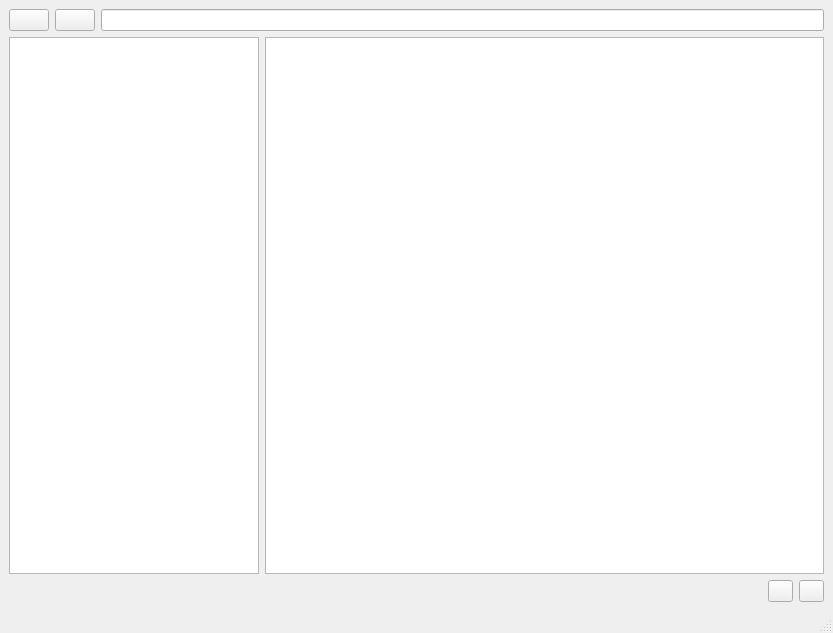
<?xml version="1.0" encoding="UTF-8"?>
<ui version="4.0">
 <class>MainWindow</class>
 <widget class="QMainWindow" name="MainWindow">
  <property name="geometry">
   <rect>
    <x>0</x>
    <y>0</y>
    <width>833</width>
    <height>633</height>
   </rect>
  </property>
  <property name="windowTitle">
   <string>MainWindow</string>
  </property>
  <widget class="QWidget" name="centralwidget">
   <layout class="QGridLayout" name="gridLayout">
    <item row="1" column="0">
     <layout class="QVBoxLayout" name="verticalLayout">
      <item>
       <layout class="QHBoxLayout" name="horizontalLayout_2">
        <item>
         <widget class="QPushButton" name="pushButton">
          <property name="text">
           <string/>
          </property>
          <property name="icon">
           <iconset>
            <normaloff>../arrows/left -arrow.svg</normaloff>../arrows/left -arrow.svg</iconset>
          </property>
         </widget>
        </item>
        <item>
         <widget class="QPushButton" name="pushButton_2">
          <property name="maximumSize">
           <size>
            <width>100</width>
            <height>100</height>
           </size>
          </property>
          <property name="styleSheet">
           <string notr="true"/>
          </property>
          <property name="text">
           <string/>
          </property>
          <property name="icon">
           <iconset>
            <normaloff>../arrows/right-arrow.svg</normaloff>../arrows/right-arrow.svg</iconset>
          </property>
         </widget>
        </item>
        <item>
         <widget class="QLineEdit" name="pathbar">
          <property name="text">
           <string/>
          </property>
          <property name="readOnly">
           <bool>true</bool>
          </property>
         </widget>
        </item>
       </layout>
      </item>
      <item>
       <layout class="QHBoxLayout" name="horizontalLayout">
        <item>
         <widget class="QTreeView" name="treeview">
          <property name="maximumSize">
           <size>
            <width>250</width>
            <height>16777215</height>
           </size>
          </property>
         </widget>
        </item>
        <item>
         <widget class="QTreeView" name="listview"/>
        </item>
       </layout>
      </item>
     </layout>
    </item>
    <item row="2" column="0">
     <layout class="QHBoxLayout" name="horizontalLayout_3">
      <item>
       <spacer name="horizontalSpacer">
        <property name="orientation">
         <enum>Qt::Horizontal</enum>
        </property>
        <property name="sizeHint" stdset="0">
         <size>
          <width>40</width>
          <height>20</height>
         </size>
        </property>
       </spacer>
      </item>
      <item>
       <widget class="QPushButton" name="pushButton_4">
        <property name="minimumSize">
         <size>
          <width>0</width>
          <height>0</height>
         </size>
        </property>
        <property name="maximumSize">
         <size>
          <width>25</width>
          <height>25</height>
         </size>
        </property>
        <property name="sizeIncrement">
         <size>
          <width>0</width>
          <height>0</height>
         </size>
        </property>
        <property name="text">
         <string/>
        </property>
       </widget>
      </item>
      <item>
       <widget class="QPushButton" name="pushButton_3">
        <property name="maximumSize">
         <size>
          <width>25</width>
          <height>25</height>
         </size>
        </property>
        <property name="sizeIncrement">
         <size>
          <width>0</width>
          <height>0</height>
         </size>
        </property>
        <property name="text">
         <string/>
        </property>
       </widget>
      </item>
     </layout>
    </item>
   </layout>
  </widget>
  <widget class="QStatusBar" name="statusbar"/>
 </widget>
 <resources/>
 <connections/>
</ui>
